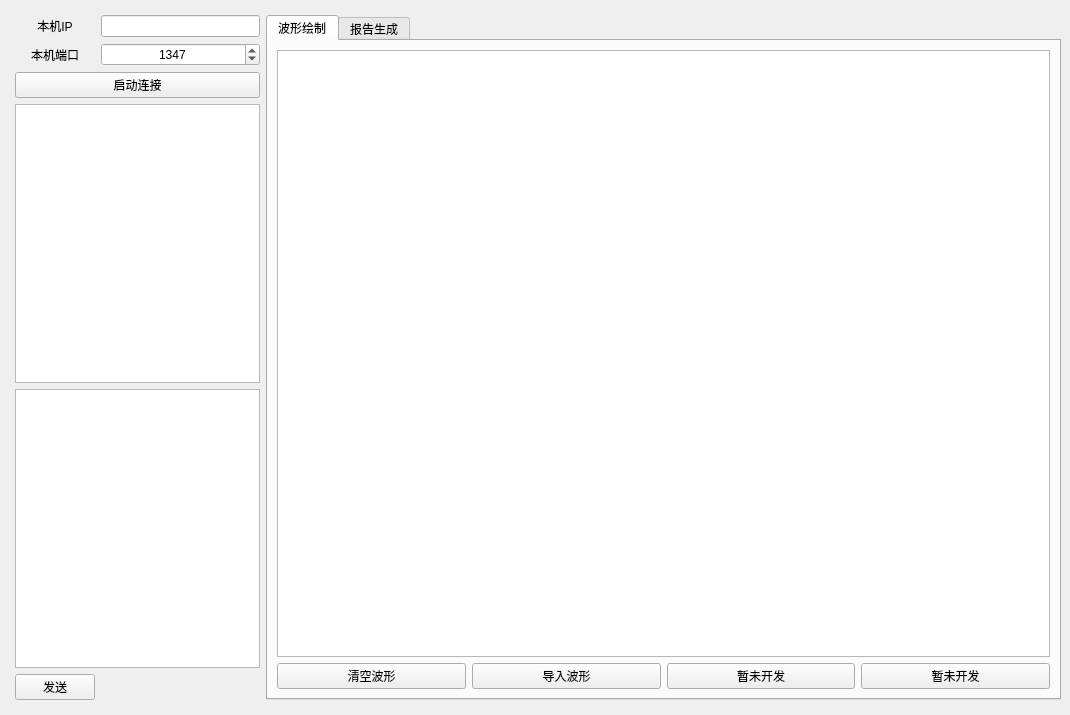
<?xml version="1.0" encoding="UTF-8"?>
<ui version="4.0">
 <class>MainWindow</class>
 <widget class="QMainWindow" name="MainWindow">
  <property name="geometry">
   <rect>
    <x>0</x>
    <y>0</y>
    <width>1070</width>
    <height>715</height>
   </rect>
  </property>
  <property name="windowTitle">
   <string>MainWindow</string>
  </property>
  <widget class="QWidget" name="centralwidget">
   <layout class="QGridLayout" name="gridLayout_2">
    <item row="0" column="0">
     <layout class="QGridLayout" name="gridLayout" rowstretch="3,3,2,5,5,2" columnstretch="1,2,10">
      <property name="leftMargin">
       <number>6</number>
      </property>
      <property name="topMargin">
       <number>6</number>
      </property>
      <property name="bottomMargin">
       <number>6</number>
      </property>
      <property name="verticalSpacing">
       <number>6</number>
      </property>
      <item row="1" column="1">
       <widget class="QSpinBox" name="spinBox_port">
        <property name="alignment">
         <set>Qt::AlignCenter</set>
        </property>
        <property name="maximum">
         <number>65535</number>
        </property>
        <property name="value">
         <number>1347</number>
        </property>
       </widget>
      </item>
      <item row="3" column="0" colspan="2">
       <widget class="QTextBrowser" name="textBrowser_history">
        <property name="overwriteMode">
         <bool>false</bool>
        </property>
        <property name="cursorWidth">
         <number>1</number>
        </property>
       </widget>
      </item>
      <item row="1" column="0">
       <widget class="QLabel" name="label_3">
        <property name="layoutDirection">
         <enum>Qt::LeftToRight</enum>
        </property>
        <property name="text">
         <string>本机端口</string>
        </property>
        <property name="alignment">
         <set>Qt::AlignCenter</set>
        </property>
       </widget>
      </item>
      <item row="2" column="0" colspan="2">
       <widget class="ConnectButton" name="pushButton_connect">
        <property name="text">
         <string>启动连接</string>
        </property>
       </widget>
      </item>
      <item row="0" column="1">
       <widget class="QLineEdit" name="lineEdit_myIP"/>
      </item>
      <item row="0" column="0">
       <widget class="QLabel" name="label">
        <property name="layoutDirection">
         <enum>Qt::LeftToRight</enum>
        </property>
        <property name="text">
         <string>本机IP</string>
        </property>
        <property name="alignment">
         <set>Qt::AlignCenter</set>
        </property>
       </widget>
      </item>
      <item row="5" column="0">
       <widget class="QPushButton" name="pushButton_send">
        <property name="text">
         <string>发送</string>
        </property>
       </widget>
      </item>
      <item row="4" column="0" colspan="2">
       <widget class="QTextEdit" name="textEdit_send"/>
      </item>
      <item row="0" column="2" rowspan="6">
       <widget class="QTabWidget" name="tabWidget">
        <property name="currentIndex">
         <number>0</number>
        </property>
        <widget class="QWidget" name="tab">
         <attribute name="title">
          <string>波形绘制</string>
         </attribute>
         <layout class="QGridLayout" name="gridLayout_3">
          <item row="1" column="0">
           <widget class="QPushButton" name="pushButton_clear">
            <property name="text">
             <string>清空波形</string>
            </property>
           </widget>
          </item>
          <item row="1" column="1">
           <widget class="QPushButton" name="pushButton_import">
            <property name="text">
             <string>导入波形</string>
            </property>
           </widget>
          </item>
          <item row="1" column="2">
           <widget class="QPushButton" name="pushButton_connect_4">
            <property name="text">
             <string>暂未开发</string>
            </property>
           </widget>
          </item>
          <item row="1" column="3">
           <widget class="QPushButton" name="pushButton_connect_5">
            <property name="text">
             <string>暂未开发</string>
            </property>
           </widget>
          </item>
          <item row="0" column="0" colspan="4">
           <widget class="GraphicsLayoutWidget" name="graphicsView_plot"/>
          </item>
         </layout>
        </widget>
        <widget class="QWidget" name="tab_2">
         <attribute name="title">
          <string>报告生成</string>
         </attribute>
        </widget>
       </widget>
      </item>
     </layout>
    </item>
   </layout>
  </widget>
 </widget>
 <customwidgets>
  <customwidget>
   <class>ConnectButton</class>
   <extends>QPushButton</extends>
   <header>UI.toolui</header>
  </customwidget>
  <customwidget>
   <class>GraphicsLayoutWidget</class>
   <extends>QGraphicsView</extends>
   <header>pyqtgraph</header>
  </customwidget>
 </customwidgets>
 <resources/>
 <connections/>
</ui>
